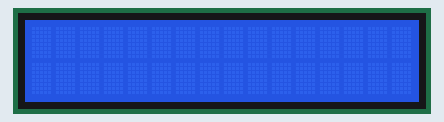
Simulated run of this sketch. Board: Arduino Uno, built with avr-gcc and run on an emulated ATmega328P. Shown: 16×2 character LCD.

Above: at 0.1 s.
At 1.1 s:
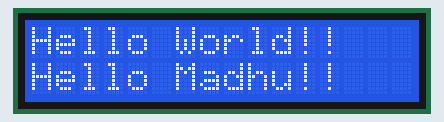

The sketch:

lcd_display.ino
```cpp
#include <LiquidCrystal.h>

// create an object
LiquidCrystal lcd(12,11,5,4,3,2); // RS, EN, D4, D5, D6, D7

void setup() {
  lcd.begin(16,2); // 16 cols, 2 rows
  lcd.print("HELLO");
}

void loop() {
  lcd.clear();
  delay(1000);
  lcd.print("Hello World!!"); // first line
  lcd.setCursor(0,1);
  lcd.print("Hello Madhu!!"); // second line
  delay(1000); // 1000ms
}
```

Measured:
- what the display in image 1 shows lasts 1.0 s, from 1.1 s to 2.1 s
